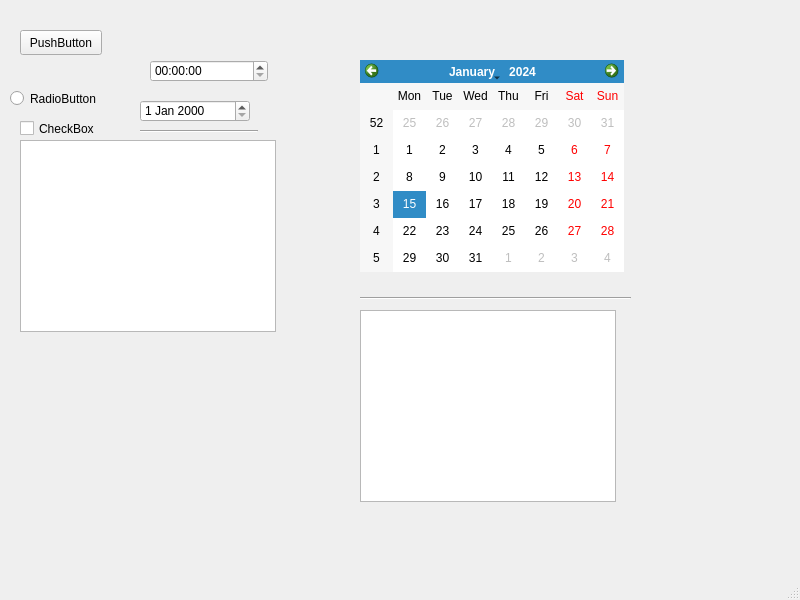
<?xml version="1.0" encoding="UTF-8"?>
<ui version="4.0">
 <class>MainWindow</class>
 <widget class="QMainWindow" name="MainWindow">
  <property name="geometry">
   <rect>
    <x>0</x>
    <y>0</y>
    <width>800</width>
    <height>600</height>
   </rect>
  </property>
  <property name="windowTitle">
   <string>MainWindow</string>
  </property>
  <widget class="QWidget" name="centralwidget">
   <widget class="QPushButton" name="pushButton">
    <property name="geometry">
     <rect>
      <x>20</x>
      <y>30</y>
      <width>82</width>
      <height>25</height>
     </rect>
    </property>
    <property name="text">
     <string>PushButton</string>
    </property>
   </widget>
   <widget class="QRadioButton" name="radioButton">
    <property name="geometry">
     <rect>
      <x>10</x>
      <y>90</y>
      <width>100</width>
      <height>17</height>
     </rect>
    </property>
    <property name="text">
     <string>RadioButton</string>
    </property>
   </widget>
   <widget class="QCheckBox" name="checkBox">
    <property name="geometry">
     <rect>
      <x>20</x>
      <y>120</y>
      <width>79</width>
      <height>17</height>
     </rect>
    </property>
    <property name="text">
     <string>CheckBox</string>
    </property>
   </widget>
   <widget class="QTreeView" name="treeView">
    <property name="geometry">
     <rect>
      <x>20</x>
      <y>140</y>
      <width>256</width>
      <height>192</height>
     </rect>
    </property>
   </widget>
   <widget class="QTimeEdit" name="timeEdit">
    <property name="geometry">
     <rect>
      <x>150</x>
      <y>60</y>
      <width>118</width>
      <height>22</height>
     </rect>
    </property>
   </widget>
   <widget class="QDateEdit" name="dateEdit">
    <property name="geometry">
     <rect>
      <x>140</x>
      <y>100</y>
      <width>110</width>
      <height>22</height>
     </rect>
    </property>
   </widget>
   <widget class="QCalendarWidget" name="calendarWidget">
    <property name="geometry">
     <rect>
      <x>360</x>
      <y>60</y>
      <width>264</width>
      <height>212</height>
     </rect>
    </property>
   </widget>
   <widget class="QGraphicsView" name="R">
    <property name="geometry">
     <rect>
      <x>360</x>
      <y>310</y>
      <width>256</width>
      <height>192</height>
     </rect>
    </property>
   </widget>
   <widget class="QWidget" name="widget" native="true">
    <property name="geometry">
     <rect>
      <x>90</x>
      <y>370</y>
      <width>120</width>
      <height>80</height>
     </rect>
    </property>
   </widget>
   <widget class="Line" name="line">
    <property name="geometry">
     <rect>
      <x>140</x>
      <y>130</y>
      <width>118</width>
      <height>3</height>
     </rect>
    </property>
    <property name="orientation">
     <enum>Qt::Horizontal</enum>
    </property>
   </widget>
   <widget class="Line" name="line_2">
    <property name="geometry">
     <rect>
      <x>360</x>
      <y>290</y>
      <width>271</width>
      <height>16</height>
     </rect>
    </property>
    <property name="orientation">
     <enum>Qt::Horizontal</enum>
    </property>
   </widget>
  </widget>
  <widget class="QMenuBar" name="menubar">
   <property name="geometry">
    <rect>
     <x>0</x>
     <y>0</y>
     <width>800</width>
     <height>25</height>
    </rect>
   </property>
  </widget>
  <widget class="QStatusBar" name="statusbar"/>
 </widget>
 <resources/>
 <connections/>
</ui>
